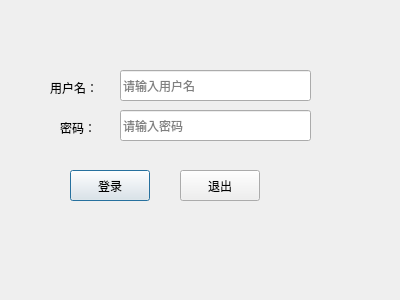
<?xml version="1.0" encoding="UTF-8"?>
<ui version="4.0">
 <class>Dialog</class>
 <widget class="QDialog" name="Dialog">
  <property name="geometry">
   <rect>
    <x>0</x>
    <y>0</y>
    <width>400</width>
    <height>300</height>
   </rect>
  </property>
  <property name="windowTitle">
   <string>Dialog</string>
  </property>
  <widget class="QLabel" name="label">
   <property name="geometry">
    <rect>
     <x>50</x>
     <y>80</y>
     <width>71</width>
     <height>16</height>
    </rect>
   </property>
   <property name="text">
    <string>用户名：</string>
   </property>
  </widget>
  <widget class="QLabel" name="label_2">
   <property name="geometry">
    <rect>
     <x>60</x>
     <y>120</y>
     <width>41</width>
     <height>16</height>
    </rect>
   </property>
   <property name="text">
    <string>密码：</string>
   </property>
  </widget>
  <widget class="QLineEdit" name="userLineEdit">
   <property name="geometry">
    <rect>
     <x>120</x>
     <y>70</y>
     <width>191</width>
     <height>31</height>
    </rect>
   </property>
   <property name="placeholderText">
    <string>请输入用户名</string>
   </property>
  </widget>
  <widget class="QLineEdit" name="pwdLineEdit">
   <property name="geometry">
    <rect>
     <x>120</x>
     <y>110</y>
     <width>191</width>
     <height>31</height>
    </rect>
   </property>
   <property name="echoMode">
    <enum>QLineEdit::Password</enum>
   </property>
   <property name="placeholderText">
    <string>请输入密码</string>
   </property>
  </widget>
  <widget class="QPushButton" name="loginButton">
   <property name="geometry">
    <rect>
     <x>70</x>
     <y>170</y>
     <width>80</width>
     <height>31</height>
    </rect>
   </property>
   <property name="text">
    <string>登录</string>
   </property>
  </widget>
  <widget class="QPushButton" name="exitButton">
   <property name="geometry">
    <rect>
     <x>180</x>
     <y>170</y>
     <width>80</width>
     <height>31</height>
    </rect>
   </property>
   <property name="text">
    <string>退出</string>
   </property>
  </widget>
 </widget>
 <resources/>
 <connections>
  <connection>
   <sender>exitButton</sender>
   <signal>clicked()</signal>
   <receiver>Dialog</receiver>
   <slot>close()</slot>
   <hints>
    <hint type="sourcelabel">
     <x>219</x>
     <y>177</y>
    </hint>
    <hint type="destinationlabel">
     <x>199</x>
     <y>149</y>
    </hint>
   </hints>
  </connection>
 </connections>
</ui>
